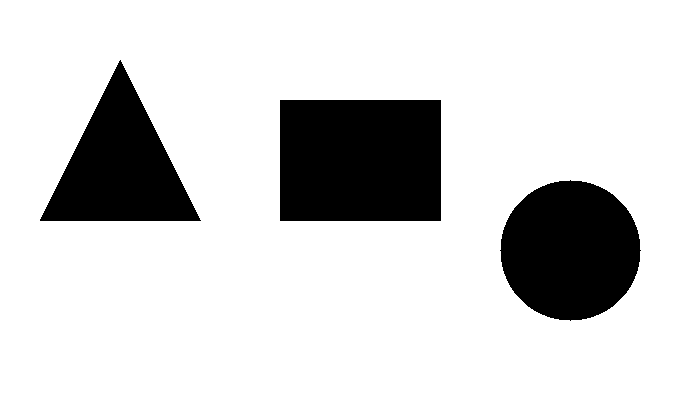
#> input picture Lab10/forme_simple.jpg, 700 x 400 px
$ python Lab10_Tema.py
#> lines starting #> are read from the running program, lines starting #| are printed output that depends on the picture; after the words box and inside, x2 and y2 are one past the last pixel; in counts of white or black regions, pixels touching at a corner belong together
import cv2
import numpy as np
import os
from collections import deque
from pathlib import Path

# Tema 10 - Extragerea codului inlantuit pentru un obiect dintr-o imagine binara (vecinatate de 8)

image_path = r'./forme_simple.jpg'
ETICHETA_OBIECT = 1          # obiectul (in ordinea scanarii stanga-sus) pentru care se extrage codul

OBIECT, FUNDAL = 0, 255

# Directiile 0..7 (slide 9), ca deplasari (di, dj) = (linie, coloana)
#   3 2 1
#   4 x 0
#   5 6 7
DI = [0, -1, -1, -1, 0, 1, 1, 1]
DJ = [1, 1, 0, -1, -1, -1, 0, 1]
DIRECTIE = {(DI[d], DJ[d]): d for d in range(8)}      # (di, dj) -> cod 0..7

N8 = [(-1, -1), (-1, 0), (-1, 1), (0, -1), (0, 1), (1, -1), (1, 0), (1, 1)]


# Binarizare: obiect = 0 (negru), fundal = 255 (alb)
def binarizare(gray):
    _, binara = cv2.threshold(gray, 0, FUNDAL, cv2.THRESH_BINARY + cv2.THRESH_OTSU)
    return binara


# Etichetare BFS (Laborator 9)
def etichetare_bfs(img):
    h, w = img.shape
    label = 0
    labels = np.zeros((h, w), dtype=np.int32)
    for i in range(h):
        for j in range(w):
            if img[i, j] == OBIECT and labels[i, j] == 0:
                label += 1
                Q = deque()
                labels[i, j] = label
                Q.append((i, j))
                while Q:
                    qi, qj = Q.popleft()
                    for di, dj in N8:
                        ni, nj = qi + di, qj + dj
                        if 0 <= ni < h and 0 <= nj < w:
                            if img[ni, nj] == OBIECT and labels[ni, nj] == 0:
                                labels[ni, nj] = label
                                Q.append((ni, nj))
    return labels, label


# Urmarirea conturului (Laborator 10)
def urmarire_contur(labels, start):
    h, w = labels.shape
    val = labels[start]
    P = [start]
    dir_ = 7
    cur = start
    while True:
        s = (dir_ + 7) % 8 if dir_ % 2 == 0 else (dir_ + 6) % 8
        gasit = False
        for k in range(8):
            d = (s + k) % 8
            ni, nj = cur[0] + DI[d], cur[1] + DJ[d]
            if 0 <= ni < h and 0 <= nj < w and labels[ni, nj] == val:
                gasit = True
                break
        if not gasit:
            return P
        cur = (ni, nj)
        dir_ = d
        P.append(cur)
        if len(P) >= 3 and P[-1] == P[1] and P[-2] == P[0]:
            break
    return P[:-2]


# Codul inlantuit: directia de trecere de la fiecare pixel al conturului la urmatorul (contur inchis)
def cod_inlantuit(contur):
    m = len(contur)
    cod = []
    for k in range(m):
        a = contur[k]
        b = contur[(k + 1) % m]
        cod.append(DIRECTIE[(b[0] - a[0], b[1] - a[1])])
    return cod


# Derivata codului inlantuit: diferenta modulo 8 intre directii consecutive (slide 13)
def derivata(cod):
    n = len(cod)
    return [(cod[(k + 1) % n] - cod[k]) % 8 for k in range(n)]


# Normalizare: alegerea punctului de start astfel incat secventa sa formeze numarul minim (slide 12)
def normalizare(cod):
    n = len(cod)
    return min((cod[k:] + cod[:k] for k in range(n)))


# Reconstruirea conturului din punctul de referinta si codul inlantuit (slide 12)
def reconstruire(start, cod):
    puncte = [start]
    i, j = start
    for c in cod[:-1]:
        i, j = i + DI[c], j + DJ[c]
        puncte.append((i, j))
    return puncte


os.chdir(Path(__file__).resolve().parent)

img = cv2.imread(image_path)
#> img is the input picture: shape (400, 700, 3); 82.9% white; 3 black regions, box (x1, y1, x2, y2) and area: (280, 100, 441, 221) 19481, (500, 180, 641, 321) 15373, (40, 60, 201, 221) 13041
if img is None:
    raise FileNotFoundError(f"Nu pot citi imaginea: {image_path}")
gray = cv2.cvtColor(img, cv2.COLOR_BGR2GRAY)
binara = binarizare(gray)
labels, n = etichetare_bfs(binara)
#> after the loop in etichetare_bfs, `for i in range(h):`:
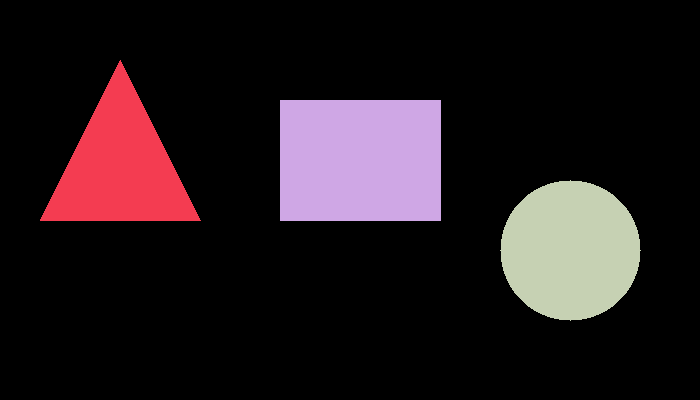
#> labels: shape (400, 700) int32; 4 distinct labels, from 0 to 3; one colour per label, 0 black
#> n = 3
if not 1 <= ETICHETA_OBIECT <= n:
    raise ValueError(f"ETICHETA_OBIECT trebuie sa fie intre 1 si {n}")

# Punctul de referinta: cel mai de sus, din stanga pixel al obiectului (slide 14)
start = tuple(int(x) for x in np.argwhere(labels == ETICHETA_OBIECT)[0])
#> start = (60, 120)
contur = urmarire_contur(labels, start)
#> in urmarire_contur, `val = labels[start]`: val = 1
#> in urmarire_contur, `P = [start]`: P = [(60, 120)]
#> in urmarire_contur, `cur = start`: cur = (60, 120)
#> after the loop in urmarire_contur, `while True:`: P = 482 pairs, first value 60 to 220, second value 40 to 200
#> contur = 480 pairs, first value 60 to 220, second value 40 to 200
cod = cod_inlantuit(contur)
#> in cod_inlantuit, `m = len(contur)`: m = 480
#> the loop in cod_inlantuit, `for k in range(m):` made 480 passes
#> (a, b) on passes 1 to 3: ((60, 120), (61, 119)), ((61, 119), (62, 119)), ((62, 119), (63, 118))
#> after the loop in cod_inlantuit, `for k in range(m):`: cod = 480 values, max 6 at index 1, min 0 at index 160, mean 2.67
der = derivata(cod)
#> in derivata, `n = len(cod)`: n = 480
#> der = 480 values, max 7 at index 1, min 0 at index 160, mean 2.67
norm = normalizare(cod)
#> in normalizare, `n = len(cod)`: n = 480
#> norm = 480 values, max 6 at index 321, min 0 at index 0, mean 2.67

print(f'Obiect {ETICHETA_OBIECT}: punct de referinta (linie, coloana) = {start}')
#| Obiect 1: punct de referinta (linie, coloana) = (60, 120)
print(f'Lungimea codului inlantuit: {len(cod)}')
#| Lungimea codului inlantuit: 480
print('Cod inlantuit:     ', ''.join(map(str, cod)))
#> (printed output is left out)
print('Derivata codului:  ', ''.join(map(str, der)))
#> (printed output is left out)
print('Cod normalizat:    ', ''.join(map(str, norm)))
#> (printed output is left out)
print('Colturi (schimbari de directie):', sum(1 for k in range(len(cod)) if cod[k] != cod[(k + 1) % len(cod)]))
#| Colturi (schimbari de directie): 321

# Verificare: conturul reconstruit din (start + cod) trebuie sa fie identic cu cel urmarit
rec = reconstruire(start, cod)
#> in reconstruire, `puncte = [start]`: puncte = [(60, 120)]
#> in reconstruire, `i, j = start`: i = 60; j = 120
#> the loop in reconstruire, `for c in cod[:-1]:` made 479 passes
#> (c, j) on passes 1 to 3: (5, 119), (6, 119), (5, 118)
#> after the loop in reconstruire, `for c in cod[:-1]:`: puncte has the same summary as contur outside reconstruire
#> rec has the same summary as contur
print('Reconstruire identica cu conturul original:', rec == contur)
#| Reconstruire identica cu conturul original: True

contur_img = np.zeros((*binara.shape, 3), dtype=np.uint8)
for (i, j) in contur:
    contur_img[i, j] = (255, 255, 255)
#> this loop made 480 passes
#> j on passes 1 to 3: 120, 119, 119
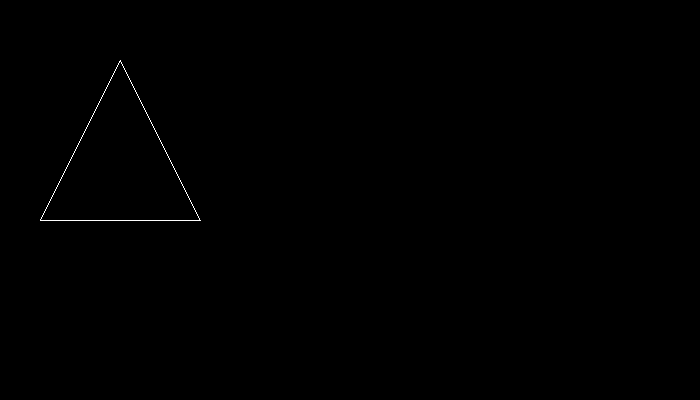
#> contur_img: shape (400, 700, 3); 0.17% white in thin lines or dots, all inside (x1, y1, x2, y2) = (40, 60, 201, 221)
contur_img[start] = (0, 255, 0)                                   # punctul de start, verde
#> contur_img: shape (400, 700, 3); under 0.01% of pixels changed, all inside (x1, y1, x2, y2) = (120, 60, 121, 61)
rec_img = np.zeros((*binara.shape, 3), dtype=np.uint8)
for (i, j) in rec:
    rec_img[i, j] = (255, 255, 255)

cv2.imshow("Imagine binara", binara)
cv2.waitKey(0)
cv2.imshow("Contur obiect (start = verde)", contur_img)
cv2.waitKey(0)
cv2.imshow("Contur reconstruit din codul inlantuit", rec_img)
cv2.waitKey(0)
cv2.destroyAllWindows()
